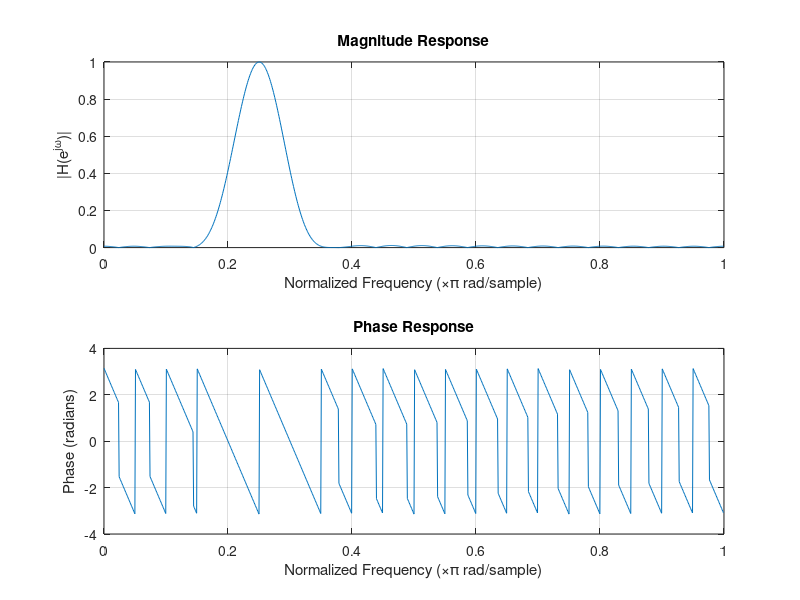

Recreate this plot in MATLAB. (Note: this script raises an error after producing the figure.)
%% 4.2 Part (a) Design L=41 filter and measure response
clear; close all; clc;
% Define parameters
L  = 41;         % filter length
wc = 0.25*pi;   % desired frequency
n  = 0:L-1;       % time index

% Computing the impulse response h[n]
w_hamming = 0.54 - 0.46*cos(2*pi*n/(L-1));    %Hamming window
shift     = n - (L-1)/2;                        % time shift
h         = w_hamming .* cos(wc*shift);        %bandpass impulse response



% Normalize the filter coefficients
h = h ./ max(abs(freqz(h,1,1024)));

% Frequency response ( Magnitude & phase) with freqz
[H,w] = freqz(h, 1, 1024);  % H(e^jw) at 1024 frequency axis (0 to pi)
magH  = abs(H);
phH   = angle(H);

% Plot magnitude and phase

subplot(2, 1, 1);
plot(w/pi, magH);
grid on;
title('Magnitude Response');
xlabel('Normalized Frequency (\times\pi rad/sample)');
ylabel('|H(e^{j\omega})|');
subplot(2, 1, 2);
plot(w/pi, phH);
grid on;
title('Phase Response');
xlabel('Normalized Frequency (\times\pi rad/sample)');
ylabel('Phase (radians)');

% Find magnitude and phase at specific frequencies:
omega_list = [0, 0.1*pi, 0.25*pi, 0.4*pi, 0.5*pi, 0.75*pi];

% Evaluate magnitude and phase at specified frequencies
H_specific = freqz(h, 1, omega_list);
magAtOmega = abs(H_specific);
phAtOmega  = angle(H_specific);

% Store the results in a table 
resultsTable = table((omega_list'/pi), magAtOmega', phAtOmega', ...
    'VariableNames', {'omega_over_pi', 'Magnitude', 'Phase_rad'});

disp(resultsTable);

% For L = 41, the magnitude response shows a clear band centered at ω = 0.25π,
%  indicating that the Hamming BPF successfully passes the desired frequency component.
%  The filter exhibits strong attenuation at the other tested frequencies 
% (0, 0.1π, 0.4π, 0.5π, and 0.75π), with magnitude values near zero, 
% confirming that these lie in the stopband.
%  The Hamming window produces very small stopband ripples (<0.01),
%  consistent with the lab description.
%  The phase response is approximately linear in the passband, 
% as expected for a symmetric FIR filter. 

%% 4.2 Part (b)  Passband width vs filter length (50% level)

wc = 0.25*pi;               % desired center frequency
L_list = [21, 41, 81];      % filter lengths to compare

pb_low   = zeros(size(L_list));   % lower passband edge (rad)
pb_high  = zeros(size(L_list));   % upper passband edge (rad)
pb_width = zeros(size(L_list));   % passband width (rad)

figure;  % new figure for magnitude responses

for i = 1:length(L_list)
    L = L_list(i);
    n = 0:L-1;

    % Designing Hamming bandpass filter for this L
    w_hamming = 0.54 - 0.46*cos(2*pi*n/(L-1));   % Hamming window
    shift     = n - (L-1)/2;                     % center shift
    hL        = w_hamming .* cos(wc*shift);      % BPF impulse response

    % Normalized
    hL = hL ./ max(abs(freqz(hL,1,1024)));

    % Frequency response 
    [HL, wL] = freqz(hL, 1, 1024);
    magHL    = abs(HL);

    % 50% passband 
    peak_mag = max(magHL);
    thresh   = 0.5 * peak_mag;          % 50% of peak
    idx_pass = find(magHL >= thresh);   % indices in passband

    pb_low(i)   = wL(idx_pass(1));      % lower edge (rad)
    pb_high(i)  = wL(idx_pass(end));    % upper edge (rad)
    pb_width(i) = pb_high(i) - pb_low(i);

    % Plot magnitude response for this L
    subplot(3,1,i);
    plot(wL/pi, magHL);
    grid on;
    xlabel('Normalized Frequency (\times\pi rad/sample)');
    ylabel('|H(e^{j\omega})|');
    title(sprintf('Magnitude Response, L = %d', L));
      hold on;
    yline(thresh, 'r--', '50% level', 'LineWidth', 1.2); 
    plot([pb_low(i) pb_high(i)]/pi, [thresh thresh], 'ro', 'MarkerSize', 6, ...
         'LineWidth', 1.2); 
          % Vertical lines at passband edges
xline(pb_low(i)/pi,  'g--', 'LineWidth', 1.2);
xline(pb_high(i)/pi, 'g--', 'LineWidth', 1.2);
end

% Store the results in a table 
resultsB = table(L_list.', pb_low.'/pi, pb_high.'/pi, pb_width.'/pi, ...
    'VariableNames', {'L', 'omega_low_over_pi', 'omega_high_over_pi', 'width_over_pi'});

disp('Passband Edges and Width for L = 21, 41, 81:');
disp(resultsB);
